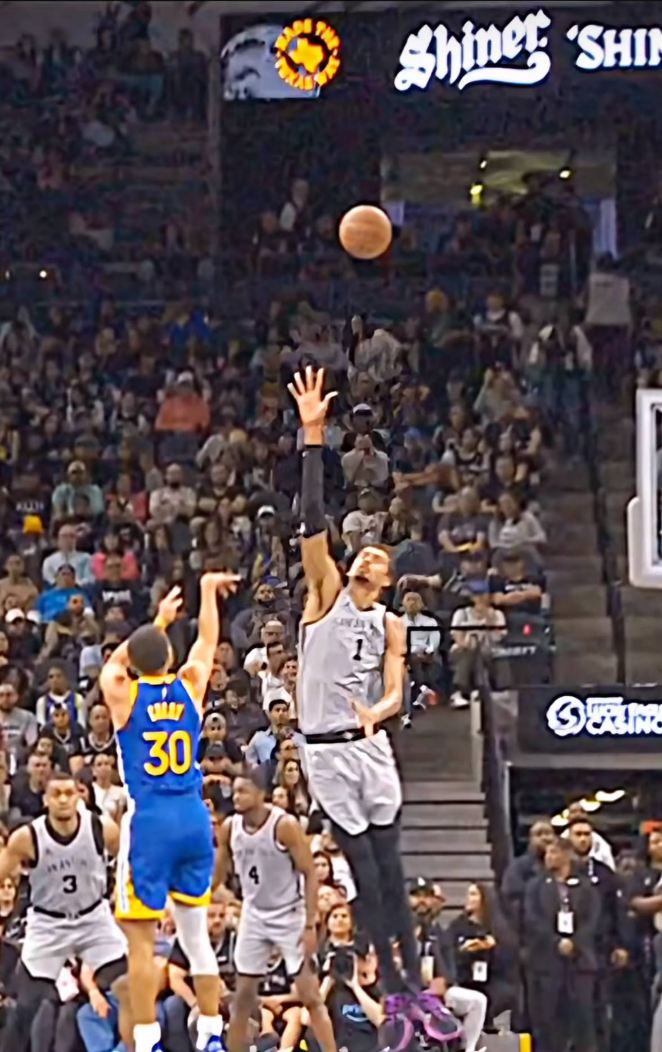
#> input picture Снимок экрана 2025-11-16 222136.png, 662 x 1052 px, found by its file name
$ jupyter execute Untitled.ipynb
#> lines starting #> are read from the running program, lines starting #| are printed output that depends on the picture
[cell 1]
from sklearn.cluster import KMeans
from PIL import Image
import numpy as np
import matplotlib.pyplot as plt

[cell 2]
image_path = r"C:\Users\Dosya\Pictures\Screenshots\Снимок экрана 2025-11-16 222136.png"

[cell 3]
image = Image.open(image_path).convert('RGB')

[cell 4]
image = np.array(image)
X = image.reshape(-1, 3)
plt.imshow(image)
plt.axis('off')
plt.show()

[cell 5]
randoming = 312
km = KMeans(n_clusters = 5, random_state = randoming)
km.fit(X)

[cell 6]
segmented = np.zeros_like(X)
for i in range(5):
    segmented[km.labels_ == i] = km.cluster_centers_[i]

segmented = segmented.reshape(image.shape).astype(np.uint8)

plt.imshow(segmented)
plt.axis('off')
plt.show()
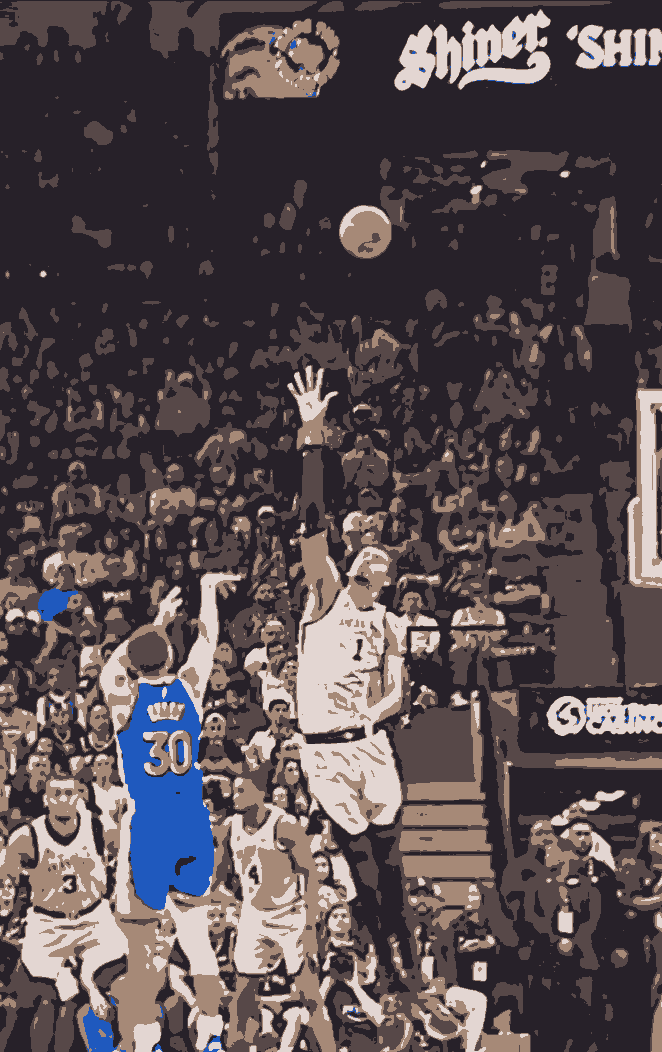
#> shown: shape (1052, 662, 3); mean R, G, B 87, 76.4, 79.7
